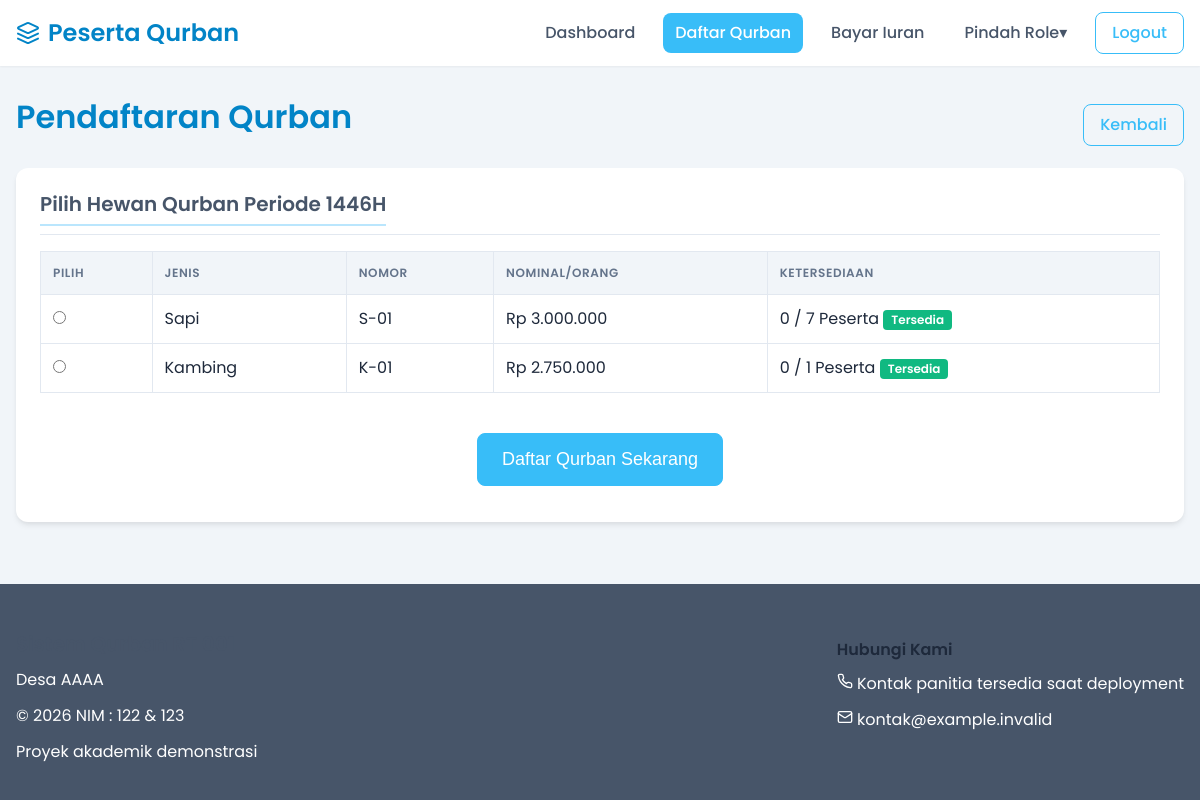
/berqurban/daftar_qurban.php (signed in), run on the app's committed database.
### tables this page shows
CREATE TABLE `periode_qurban` (
  `id_periode` int(11) NOT NULL AUTO_INCREMENT,
  `tahun_hijriah` varchar(10) NOT NULL,
  `tahun_masehi` year(4) NOT NULL,
  `tanggal_pelaksanaan` date NOT NULL,
  `is_active` tinyint(1) DEFAULT 1,
  `created_at` timestamp NULL DEFAULT current_timestamp(),
  PRIMARY KEY (`id_periode`)
);

CREATE TABLE `hewan_qurban` (
  `id_hewan` int(11) NOT NULL AUTO_INCREMENT,
  `id_periode` int(11) NOT NULL,
  `jenis_hewan` enum('sapi','kambing','domba') NOT NULL,
  `nomor_hewan` varchar(10) NOT NULL,
  `harga_hewan` decimal(12,2) NOT NULL,
  `biaya_admin` decimal(10,2) NOT NULL,
  `estimasi_daging` decimal(5,2) NOT NULL,
  `status` enum('rencana','tersedia','terpesan','disembelih','dibagikan') DEFAULT 'rencana',
  `created_at` timestamp NULL DEFAULT current_timestamp(),
  PRIMARY KEY (`id_hewan`),
  KEY `id_periode` (`id_periode`),
  CONSTRAINT `fk_hewan_periode` FOREIGN KEY (`id_periode`) REFERENCES `periode_qurban` (`id_periode`) ON DELETE CASCADE ON UPDATE CASCADE
);

### function/helper.php (called while the page is built, shortened)
<?php
function rupiah($angka): string
{
    return 'Rp ' . number_format((float) $angka, 0, ',', '.');
}

### berqurban/daftar_qurban.php (the view, shortened to what this page needs)
<?php
require_once '../config/database.php';
require_once '../function/helper.php';
$periode = mysqli_fetch_assoc(mysqli_query($conn, "SELECT * FROM periode_qurban WHERE is_active = TRUE LIMIT 1"));
$id_periode = $periode['id_periode'] ?? 0;
?>
<!DOCTYPE html>
<html lang="id">
<head>
    <link rel="stylesheet" href="../src/styles/main.css">
</head>
<body>
    <?php include_once '../src/components/header_berqurban.php'; ?>
    <main class="main-content">
        <div class="container">
            <div class="d-flex justify-content-between align-items-center mb-4">
                <h1>Pendaftaran Qurban</h1>
                <a href="index.php" class="btn btn-outline-primary">Kembali</a>
            </div>
            <?php if ($periode): ?>
            <div class="card animate-on-scroll">
                <div class="card-header"><h2 class="card-title">Pilih Hewan Qurban Periode <?php echo htmlspecialchars($periode['tahun_hijriah']); ?>H</h2></div>
                <div class="card-body">
                    <?php
                    $query_hewan = "SELECT h.*, (SELECT COUNT(*) FROM peserta_qurban pq WHERE pq.id_hewan = h.id_hewan) as jumlah_peserta
                                    FROM hewan_qurban h
                                    WHERE h.id_periode = $id_periode AND (h.status = 'rencana' OR h.status = 'tersedia')
                                    ORDER BY h.jenis_hewan, h.nomor_hewan ASC";
                    $result_hewan = mysqli_query($conn, $query_hewan);
                    ?>
                    <?php if(mysqli_num_rows($result_hewan) > 0): ?>
                    <form method="POST">
                        <div class="table-responsive">
                            <table class="table table-hover table-bordered">
                                <thead class="table-light">
                                    <tr>
                                        <th>Pilih</th>
                                        <th>Jenis</th>
                                        <th>Nomor</th>
                                        <th class="text-end">Nominal/Orang</th>
                                        <th class="text-center">Ketersediaan</th>
                                    </tr>
                                </thead>
                                <tbody>
                                    <?php while ($row_hewan = mysqli_fetch_assoc($result_hewan)):
                                        $max_peserta_hewan = ($row_hewan['jenis_hewan'] == 'sapi') ? 7 : 1;
                                        $is_disabled = ($row_hewan['jumlah_peserta'] >= $max_peserta_hewan);
                                    ?>
                                    <tr class="<?php echo $is_disabled ? 'table-light text-muted' : ''; ?>">
                                        <td class="text-center align-middle">
                                            <input class="form-check-input" type="radio" name="id_hewan" value="<?php echo $row_hewan['id_hewan']; ?>" id="hewan_<?php echo $row_hewan['id_hewan']; ?>" <?php if ($is_disabled) echo 'disabled'; ?> required>
                                        </td>
                                        <td class="align-middle"><?php echo ucfirst(htmlspecialchars($row_hewan['jenis_hewan'])); ?></td>
                                        <td class="align-middle"><?php echo htmlspecialchars($row_hewan['nomor_hewan']); ?></td>
                                        <td class="text-end align-middle fw-bold"><?php echo rupiah(($row_hewan['jenis_hewan'] == 'sapi') ? 3000000 : ($row_hewan['harga_hewan'] + $row_hewan['biaya_admin'])); ?></td>
                                        <td class="text-center align-middle">
                                            <?php echo $row_hewan['jumlah_peserta']; ?> / <?php echo $max_peserta_hewan; ?> Peserta
                                            <?php if($is_disabled): ?>
                                                <span class="badge badge-danger ms-2">Penuh</span>
                                            <?php else: ?>
                                                <span class="badge badge-success ms-2">Tersedia</span>
                                            <?php endif; ?>
                                        </td>
                                    </tr>
                                    <?php endwhile; ?>
                                </tbody>
                            </table>
                        </div>
                        <div class="d-flex justify-content-center mt-4">
                            <button type="submit" class="btn btn-primary btn-lg">Daftar Qurban Sekarang</button>
                        </div>
                    </form>
                    <?php else: ?>
                    <div class="alert alert-info">Belum ada hewan qurban yang tersedia untuk pendaftaran.</div>
                    <?php endif; ?>
                </div>
            </div>
            <?php else: ?>
                <div class="alert alert-warning">Pendaftaran belum dibuka karena tidak ada periode qurban yang aktif.</div>
            <?php endif; ?>
        </div>
    </main>
    <?php include_once '../src/components/footer.php'; ?>
</body>
</html>

### src/styles/main.css (style rules this page uses)
:root { --primary: #38bdf8; --primary-dark: #0284c7; --primary-light: #bae6fd; --secondary: #64748b; --secondary-light: #94a3b8; --secondary-dark: #475569; --accent: #f59e0b; --accent-light: #fcd34d; --success: #10b981; --warning: #f59e0b; --danger: #ef4444; --light: #f8fafc; --dark: #1e293b; --white: #ffffff; --gray-100: #f1f5f9; --gray-200: #e2e8f0; --gray-300: #cbd5e1; --gray-400: #94a3b8; --gray-500: #64748b; --space-1: 0.25rem; --space-2: 0.5rem; --space-3: 0.75rem; --space-4: 1rem; --space-5: 1.5rem; --space-6: 2rem; --space-8: 3rem; --radius-sm: 0.25rem; --radius-md: 0.5rem; --radius-lg: 0.75rem; --shadow-sm: 0 1px 2px rgba(0, 0, 0, 0.05); --shadow-md: 0 4px 6px -1px rgba(0, 0, 0, 0.08), 0 2px 4px -1px rgba(0, 0, 0, 0.04); --shadow-lg: 0 10px 15px -3px rgba(0, 0, 0, 0.08), 0 4px 6px -2px rgba(0, 0, 0, 0.04); --transition-fast: 150ms ease; --transition-normal: 250ms ease; --font-family-base: 'Poppins', system-ui, -apple-system, sans-serif; --font-family-heading: 'Poppins', system-ui, -apple-system, sans-serif; }
* { margin: 0; padding: 0; box-sizing: border-box; }
html { font-size: 16px; scroll-behavior: smooth; }
body { font-family: var(--font-family-base); line-height: 1.5; color: var(--dark); background-color: var(--gray-100); min-height: 100vh; display: flex; flex-direction: column; }
h1, h2, h3, h4, h5, h6 { font-family: var(--font-family-heading); font-weight: 600; line-height: 1.2; color: var(--dark); margin-bottom: var(--space-4); }
h1 { font-size: 2rem; font-weight: 600; color: var(--primary-dark); }
h2 { font-size: 1.5rem; color: var(--secondary-dark); border-bottom: 2px solid var(--primary-light); padding-bottom: var(--space-2); margin-top: var(--space-6); }
a { color: var(--primary-dark); text-decoration: none; transition: color var(--transition-fast); }
.container { width: 100%; max-width: 1200px; margin: 0 auto; padding: 0 var(--space-4); }
.main-content { flex: 1; padding: var(--space-6) 0; width: 100%; }
.card { background-color: white; border-radius: var(--radius-lg); box-shadow: var(--shadow-md); padding: var(--space-5); margin-bottom: var(--space-5); transition: transform var(--transition-normal), box-shadow var(--transition-normal); }
.card-header { margin-bottom: var(--space-4); padding-bottom: var(--space-2); border-bottom: 1px solid var(--gray-200); display: flex; justify-content: space-between; align-items: center; }
.card-title { margin: 0; font-size: 1.25rem; }
.card-body { margin-bottom: var(--space-3); }
.btn { display: inline-block; font-weight: 500; text-align: center; white-space: nowrap; vertical-align: middle; user-select: none; border: 1px solid transparent; padding: var(--space-2) var(--space-4); font-size: 1rem; line-height: 1.5; border-radius: var(--radius-md); transition: all var(--transition-fast); cursor: pointer; }
.btn-primary { color: white; background-color: var(--primary); border-color: var(--primary); }
.btn-outline-primary { color: var(--primary); background-color: transparent; border-color: var(--primary); }
.btn-lg { padding: var(--space-3) var(--space-5); font-size: 1.125rem; }
.table-responsive { overflow-x: auto; -webkit-overflow-scrolling: touch; }
.table { width: 100%; margin-bottom: var(--space-5); color: var(--dark); border-collapse: collapse; }
.table th, .table td { padding: var(--space-3) var(--space-3); text-align: left; border-bottom: 1px solid var(--gray-200); }
.table th { background-color: var(--gray-100); font-weight: 600; text-transform: uppercase; font-size: 0.75rem; letter-spacing: 0.05em; color: var(--secondary); white-space: nowrap; }
.table tbody tr { transition: background-color var(--transition-fast); }
.table-bordered { border: 1px solid var(--gray-200); }
.table-bordered th, .table-bordered td { border: 1px solid var(--gray-200); }
.text-center { text-align: center; }
.d-flex { display: flex; }
.justify-content-between { justify-content: space-between; }
.justify-content-center { justify-content: center; }
.align-items-center { align-items: center; }
.mb-4 { margin-bottom: var(--space-4); }
.mt-4 { margin-top: var(--space-4); }
.badge { display: inline-block; padding: 0.25rem 0.5rem; font-size: 0.75rem; font-weight: 600; line-height: 1; text-align: center; white-space: nowrap; vertical-align: baseline; border-radius: var(--radius-sm); }
.badge-success { color: white; background-color: var(--success); }

### data on the page
periode_qurban: tahun_hijriah "1446"
hewan_qurban: jenis_hewan "Sapi", nomor_hewan "S-01", jenis_hewan "Rp 3.000.000", jumlah_peserta "0", jenis_hewan "7", shows "Tersedia"
hewan_qurban: jenis_hewan "Kambing", nomor_hewan "K-01", jenis_hewan+harga_hewan+biaya_admin "Rp 2.750.000", jumlah_peserta "0", jenis_hewan "1", shows "Tersedia"
